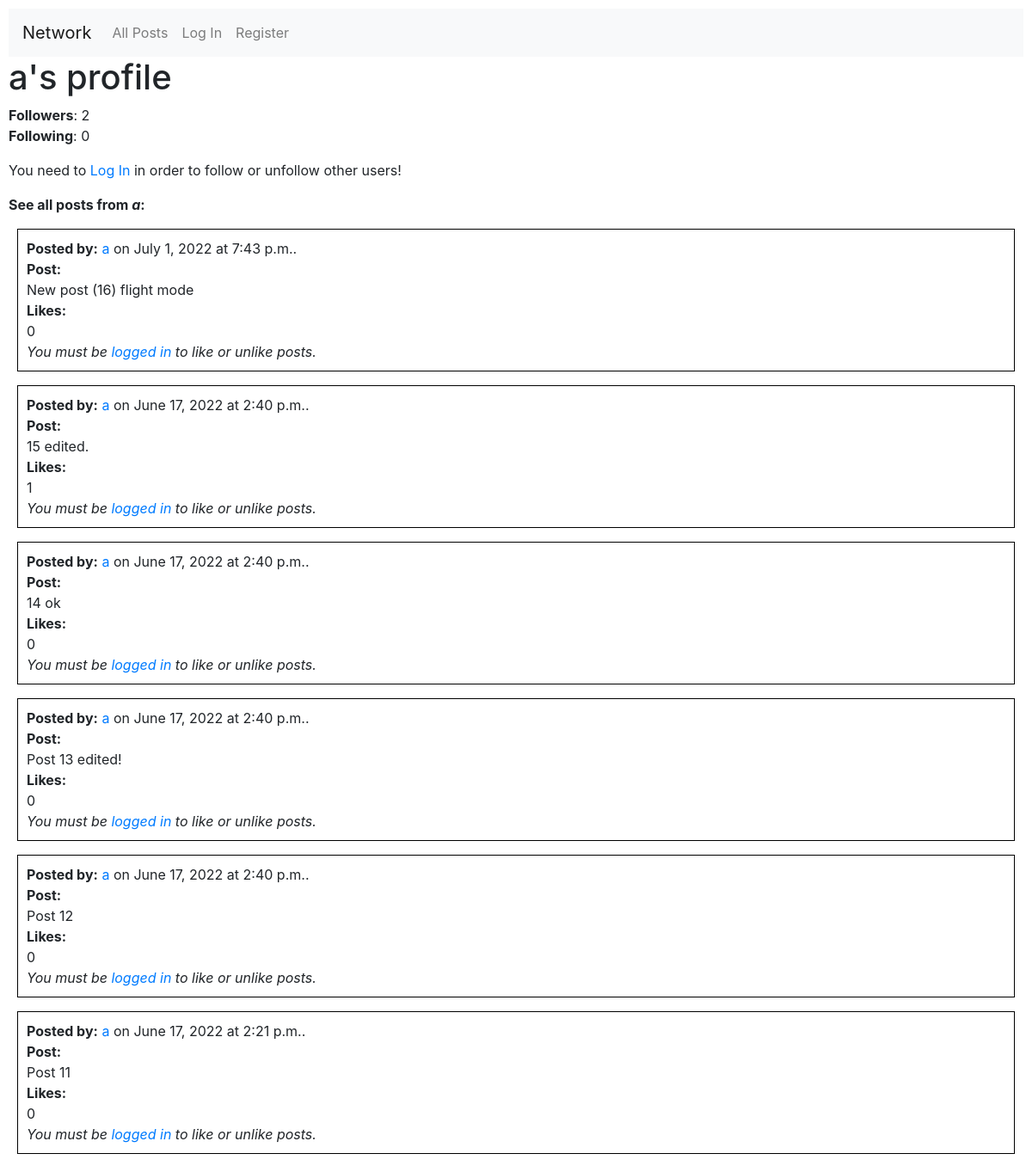
The page /user/a (upper part) on the database as committed earlier.
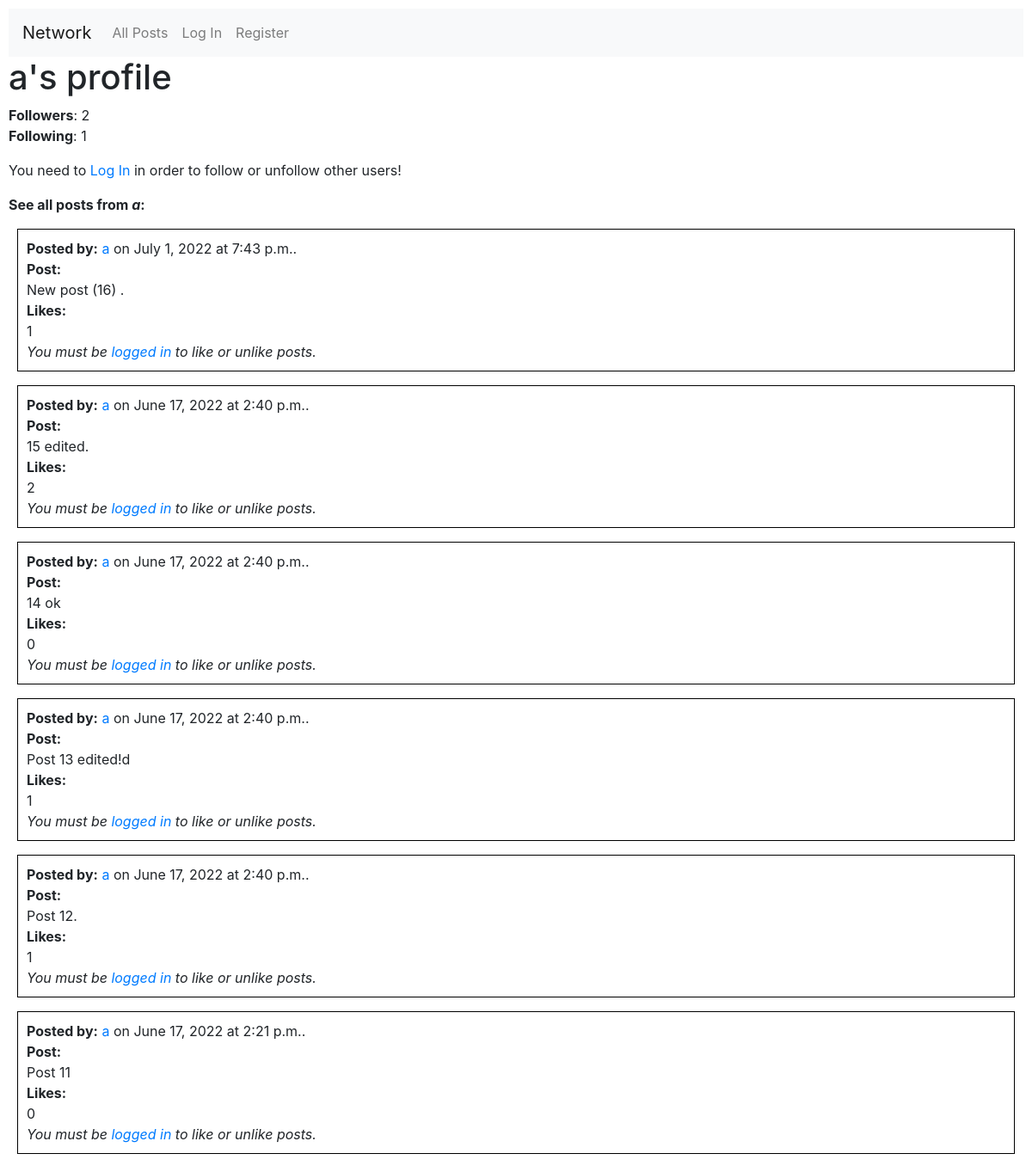
The same page on the database as committed later.
### network/models.py (models this page shows, shortened)
class Post(models.Model):
    userid = models.ForeignKey(User, on_delete=models.CASCADE, related_name="user")
    post = models.TextField(max_length=500)
    datetime = models.DateTimeField(default=datetime.now)
    likes = models.IntegerField(default=0)

class User(AbstractUser):
    pass
    def __str__(self):
        return f"USER NUMBER '{self.id}' is '{self.username}'. LAST CONNEXION: {self.last_login}."

### network/views.py (the view)
# urls.py: path("user/<str:username>", views.profile_page, name="profile_page"),
def profile_page(request, username):
    if request.method == "POST":
        if 'follow' in request.POST:
            try:
                user_profiled = User.objects.filter(username=username)
                user_profiled_id = user_profiled.values_list('id', flat=True)
                user_profiled_id = user_profiled_id[0]
                user_posts = Post.objects.filter(userid=user_profiled_id).order_by('-id')
                paginator = Paginator(user_posts, 10) # test Paginator with 10 per page
                page_number = request.GET.get('page')
                page_obj = paginator.get_page(page_number)
                amount_of_followers = Follower.objects.filter(followed=user_profiled_id).count()
                amount_of_following = Follower.objects.filter(follower=user_profiled_id).count()
                user_logged_in = request.user.id
                isfollowing = Follower.objects.filter(followed=user_profiled_id,follower=user_logged_in).count()
                followed = User.objects.filter(id=user_profiled_id)
                followed = followed[0]
                follower = User.objects.filter(id=user_logged_in)
                follower = follower[0]
                follow = Follower(followed=followed,follower=follower)
                follow.save()
                amount_of_followers = Follower.objects.filter(followed=user_profiled_id).count()
                amount_of_following = Follower.objects.filter(follower=user_profiled_id).count()
                isfollowing = Follower.objects.filter(followed=user_profiled_id,follower=user_logged_in).count()
                user = request.user
                if request.user.is_authenticated:
                    postslikedbyuser = Like.objects.filter(likedby=user).values_list('postid', flat=True)
                else:
                    postslikedbyuser = None
                return render(request, "network/profile.html", {
                            "username": username,
                            "user_profiled": user_profiled,
                            "user_profiled_id": user_profiled_id,
                            "amount_of_followers": amount_of_followers,
                            "amount_of_following": amount_of_following,
                            "user_logged_in": user_logged_in,
                            "isfollowing": isfollowing,
                            "user_posts": user_posts,
                            "post_request": "follow",
                            "page_obj": page_obj,
                            "postslikedbyuser": postslikedbyuser
                        })
            except IndexError:
                return render(request, "network/missingprofile.html", {
                            "username": username,
                        })
        elif 'unfollow' in request.POST:
            try:
                user_profiled = User.objects.filter(username=username)
                user_profiled_id = user_profiled.values_list('id', flat=True)
                user_profiled_id = user_profiled_id[0]
                user_posts = Post.objects.filter(userid=user_profiled_id).order_by('-id')
                paginator = Paginator(user_posts, 10) # test Paginator with 10 per page
                page_number = request.GET.get('page')
                page_obj = paginator.get_page(page_number)
                amount_of_followers = Follower.objects.filter(followed=user_profiled_id).count()
                amount_of_following = Follower.objects.filter(follower=user_profiled_id).count()
                user_logged_in = request.user.id
                user_logged_in = int(user_logged_in)
                isfollowing = Follower.objects.filter(followed=user_profiled_id,follower=user_logged_in).count()
                followed = User.objects.filter(id=user_profiled_id)
                followed = followed[0]
                follower = User.objects.filter(id=user_logged_in)
                follower = follower[0]
                follow = Follower.objects.filter(followed=followed,follower=follower)
                follow.delete()
                amount_of_followers = Follower.objects.filter(followed=user_profiled_id).count()
                amount_of_following = Follower.objects.filter(follower=user_profiled_id).count()
                isfollowing = Follower.objects.filter(followed=user_profiled_id,follower=user_logged_in).count()
                user = request.user
                if request.user.is_authenticated:
                    postslikedbyuser = Like.objects.filter(likedby=user).values_list('postid', flat=True)
                else:
                    postslikedbyuser = None
                return render(request, "network/profile.html", {
                            "username": username,
                            "user_profiled": user_profiled,
                            "user_profiled_id": user_profiled_id,
                            "amount_of_followers": amount_of_followers,
                            "amount_of_following": amount_of_following,
                            "user_logged_in": user_logged_in,
                            "isfollowing": isfollowing,
                            "user_posts": user_posts,
                            "post_request": "unfollow",
                            "page_obj": page_obj,
                            "postslikedbyuser": postslikedbyuser
                        })
            except IndexError:
                return render(request, "network/missingprofile.html", {
                            "username": username,
                        })
    else:
        try:
            user_profiled = User.objects.filter(username=username)
            user_profiled_id = user_profiled.values_list('id', flat=True)
            user_profiled_id = user_profiled_id[0]
            user_posts = Post.objects.filter(userid=user_profiled_id).order_by('-id')
            paginator = Paginator(user_posts, 10) # test Paginator with 10 per page
            page_number = request.GET.get('page')
            page_obj = paginator.get_page(page_number)
            amount_of_followers = Follower.objects.filter(followed=user_profiled_id).count()
            amount_of_following = Follower.objects.filter(follower=user_profiled_id).count()
            user_logged_in = request.user.id
            isfollowing = Follower.objects.filter(followed=user_profiled_id,follower=user_logged_in).count()
            user = request.user
            if request.user.is_authenticated:
                postslikedbyuser = Like.objects.filter(likedby=user).values_list('postid', flat=True)
            else:
                postslikedbyuser = None
            return render(request, "network/profile.html", {
                        "username": username,
                        "user_profiled": user_profiled,
                        "user_profiled_id": user_profiled_id,
                        "amount_of_followers": amount_of_followers,
                        "amount_of_following": amount_of_following,
                        "user_logged_in": user_logged_in,
                        "isfollowing": isfollowing,
                        "user_posts": user_posts,
                        "page_obj": page_obj,
                        "postslikedbyuser": postslikedbyuser
                    })
        except IndexError:
            return render(request, "network/missingprofile.html", {
                        "username": username,
                    })

### network/templates/network/profile.html (shortened to what this page needs)
{% extends "network/layout.html" %}
{% block body %}
    <h1>{{ username }}'s profile</h1>
    <b>Followers</b>: {{ amount_of_followers }}
    <br>
    <b>Following</b>: {{ amount_of_following }}
    {% if username == user.username %}
        <i>This is your own profile, you cannot follow or unfollow yourself :)</i>
        <p>
        </p>
    {% else %}
        {% if not user_logged_in %}
            You need to <a href="{% url 'login' %}">Log In</a> in order to follow or unfollow other users!
        {% endif %}
    {% endif %}
    <b>See all posts from <i>{{ username }}</i>:</b>
    {% for post in page_obj %}
    <div id="{{post.id}}" class="subdiv">
        <b>Posted by:</b> <a href="{% url 'profile_page' post.userid.username %}">{{ post.userid.username }}</a>
        on {{ post.datetime.date }}
        at {{ post.datetime.time }}.
        <br>
        <b>Post:</b>
        <div id="post{{post.id}}">{{ post.post }}</div>
        <b>Likes:</b >
        <div id="likecount{{post.id}}">{{ post.likes }}</div>
        {% if user.is_authenticated %}
            {% if post.id in postslikedbyuser %}
                <button id="buttonlike{{post.id}}" onclick="deletelike({{post.id}})" class="buttonedit btn btn-secondary mb-2">Unlike Post</button>
            {% else %}
                <button id="buttonlike{{post.id}}" onclick="addlike({{post.id}})" class="buttonedit btn btn-primary mb-2">Like Post</button>
            {% endif %}
        {% else %}
            <i>You must be <a href="{% url 'login' %}">logged in</a> to like or unlike posts.</i>
        {% endif %}
        <br>
    </div>
    {% empty %}
        We haven't found any post, yet!
        <p></p>
    {% endfor %}
{% endblock %}

### network/templates/network/layout.html (shortened to what this page needs)
{% load static %}
<!DOCTYPE html>
<html lang="en">
    <head>
        <link rel="stylesheet" href="https://stackpath.bootstrapcdn.com/bootstrap/4.4.1/css/bootstrap.min.css">
        <link href="{% static 'network/styles.css' %}" rel="stylesheet">
    </head>
    <body>
        <nav class="navbar navbar-expand-lg navbar-light bg-light">
            <a class="navbar-brand" href="#">Network</a>
            <div>
              <ul class="navbar-nav mr-auto">
                <li class="nav-item">
                  <a class="nav-link" href="{% url 'index' %}">All Posts</a>
                </li>
                {% if user.is_authenticated %}
                    <li class="nav-item">
                        <a class="nav-link" href="{% url 'following' %}">Following</a>
                    </li>
                    <li class="nav-item">
                        <a class="nav-link" href="{% url 'logout' %}">Log Out</a>
                    </li>
                {% else %}
                    <li class="nav-item">
                        <a class="nav-link" href="{% url 'login' %}">Log In</a>
                    </li>
                    <li class="nav-item">
                        <a class="nav-link" href="{% url 'register' %}">Register</a>
                    </li>
                {% endif %}
              </ul>
            </div>
          </nav>
        <div class="body">
            {% block body %}
            {% endblock %}
        </div>
    </body>
</html>

### network/static/network/styles.css (style rules this page uses)
body { padding: 10px; }
.subdiv { border: black; border-width: 1px; border-style: solid; margin: 10px; padding: 10px; }

Rows that differ between the two databases and show on the page:
changed Post: post "New post (16) flight mode" → "New post (16) ."; likes "0" → "1"
changed Post "15 edited.": likes "1" → "2"
changed Post: post "Post 13 edited!" → "Post 13 edited!d"; likes "0" → "1"
changed Post: post "Post 12" → "Post 12."; likes "0" → "1"
Other text that changed with them:
{{ amount_of_following }}: "0" → "1"
